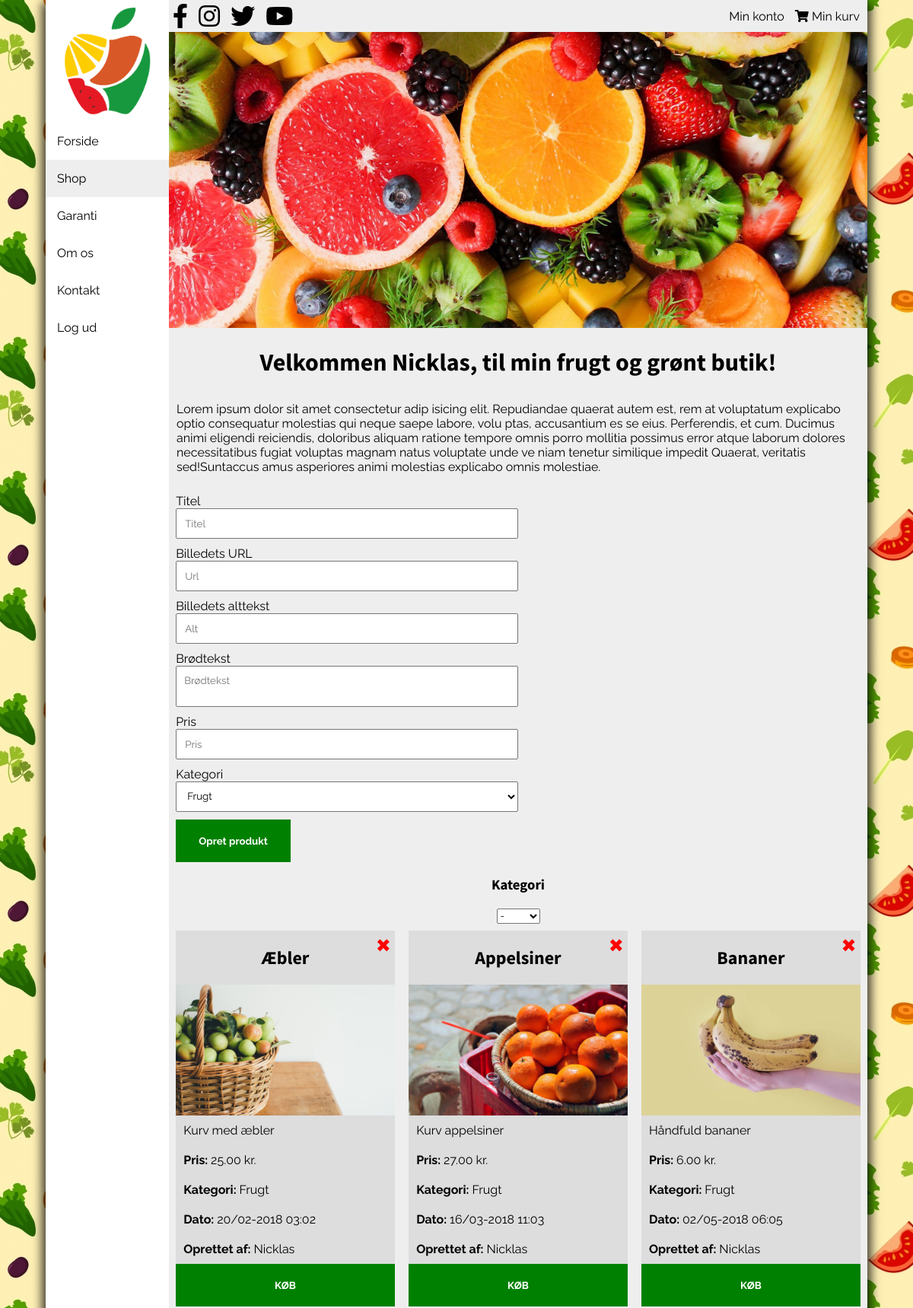
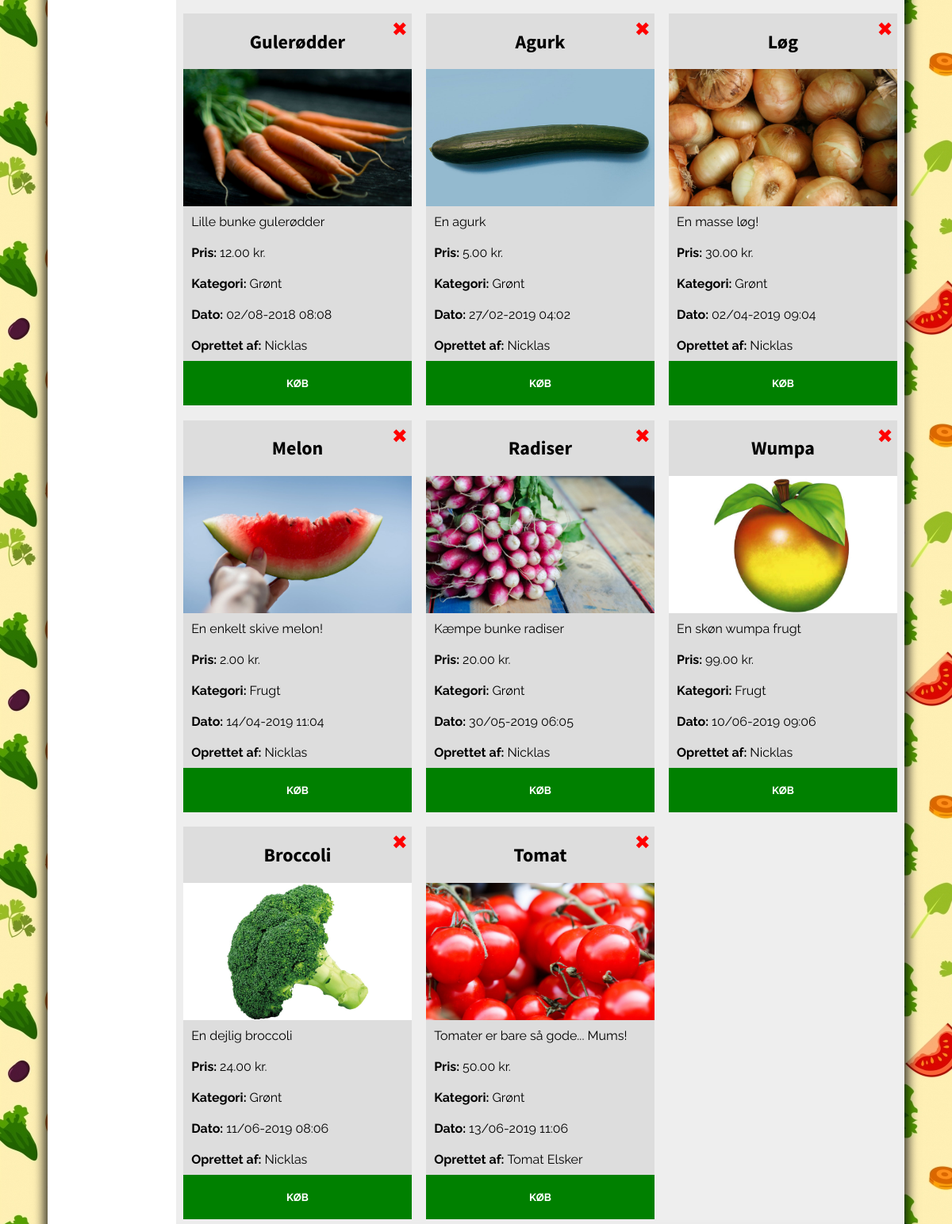
/shop.php (signed in, upper part), run on the app's committed database (2 pictures, top to bottom).
### tables this page shows
CREATE TABLE `products` (
  `productId` int(5) NOT NULL,
  `title` varchar(50) NOT NULL,
  `text` varchar(100) NOT NULL,
  `category` varchar(30) NOT NULL,
  `authorId` int(5) NOT NULL,
  `imgUrl` varchar(50) NOT NULL,
  `imgAlt` varchar(50) NOT NULL,
  `price` double(10,2) NOT NULL,
  `date` int(10) NOT NULL
);

CREATE TABLE `users` (
  `userId` int(3) NOT NULL,
  `dbUsername` varchar(30) NOT NULL,
  `dbPassword` varchar(255) NOT NULL,
  `accessLevel` int(1) NOT NULL DEFAULT '3'
);

### assets/getArticles.php (the view, shortened to what this page needs)
<?php
require_once "connect.php";
$statement = $dbh->prepare("SELECT * FROM products JOIN users ON products.authorId = users.userId");
$statement->execute();
while ($row = $statement->fetch(PDO::FETCH_ASSOC)) { ?>
    <article>
        <h2><?php echo $row['title'] ?></h2>
        <img src="img/<?php echo $row['imgUrl'] ?>" alt="<?php echo $row['imgAlt'] ?>" onerror="this.src='img/placeholder.jpg'">
        <p><?php echo $row['text'] ?></p>
        <p><span>Pris: </span><?php echo $row['price'] ?> kr.</p>
        <p><span>Kategori: </span><?php echo $row['category'] ?></p>
        <p><span>Dato: </span><?php echo date("d/m-Y h:m", $row['date']) ?></p>
        <p><span>Oprettet af: </span><?php echo $row['dbUsername'] ?></p>
        <?php
        if (isset($_SESSION['accessLevel'])) {
            if ($_SESSION['accessLevel'] == 1 || ($_SESSION['accessLevel'] == 2 && $row['userId'] == $_SESSION['id'])) {
                echo "<a class='delete' title='DELETE' href='assets/deleteArticle.php?id=" . $row['productId'] . "'>&#10006</a>";
            }
        }
        ?>
        <button>KØB</button>
    </article>
    <?php
}
?>

### css/style.css (style rules this page uses)
body { margin: 0; background-image: url(../img/background.png); background-attachment: fixed; }
* { font-family: "Raleway", sans-serif; }
h1, h2, h3, h4, h5, h6 { font-family: "Source Sans Pro", sans-serif; }
.container p { text-align: left; padding: 10px; }
main .products article { width: 31.33%; margin: 1%; background: #ddd; display: -webkit-box; display: -ms-flexbox; display: flex; -webkit-box-orient: vertical; -webkit-box-direction: normal; -ms-flex-direction: column; flex-direction: column; -webkit-box-pack: justify; -ms-flex-pack: justify; justify-content: space-between; position: relative; }
main .products article span { font-weight: bold; }
main .products article p { margin: 0; }
main .products article img { width: 100%; }
main .products article .delete { position: absolute; top: 0; right: 0; color: red; font-size: 1.5rem; text-decoration: none; padding: 5px; }
main .products article button { border: none; padding: 20px; width: 100%; background-color: green; color: white; font-weight: bold; -webkit-transition: 0.3s; transition: 0.3s; }

### data on the page
products: title "Æbler", imgUrl (picture), text "Kurv med æbler", price "25.00", category "Frugt", date "20/02-2018 03:02", authorId.dbUsername "Nicklas"
products: title "Appelsiner", imgUrl+imgAlt (picture), text "Kurv appelsiner", price "27.00", category "Frugt", date "16/03-2018 11:03", authorId.dbUsername "Nicklas"
products: title "Bananer", imgUrl (picture), text "Håndfuld bananer", price "6.00", category "Frugt", date "02/05-2018 06:05", authorId.dbUsername "Nicklas"
products: title "Gulerødder", imgUrl (picture), text "Lille bunke gulerødder", price "12.00", category "Grønt", date "02/08-2018 08:08", authorId.dbUsername "Nicklas"
products: title "Agurk", imgUrl (picture), text "En agurk", price "5.00", category "Grønt", date "27/02-2019 04:02", authorId.dbUsername "Nicklas"
products: title "Løg", imgUrl (picture), text "En masse løg!", price "30.00", category "Grønt", date "02/04-2019 09:04", authorId.dbUsername "Nicklas"
products: title "Melon", imgUrl (picture), text "En enkelt skive melon!", price "2.00", category "Frugt", date "14/04-2019 11:04", authorId.dbUsername "Nicklas"
products: title "Radiser", imgUrl (picture), text "Kæmpe bunke radiser", price "20.00", category "Grønt", date "30/05-2019 06:05", authorId.dbUsername "Nicklas"
products: title "Wumpa", imgUrl (picture), text "En skøn wumpa frugt", price "99.00", category "Frugt", date "10/06-2019 09:06", authorId.dbUsername "Nicklas"
products: title "Broccoli", imgUrl (picture), text "En dejlig broccoli", price "24.00", category "Grønt", date "11/06-2019 08:06", authorId.dbUsername "Nicklas"
products: title "Tomat", imgUrl (picture), text "Tomater er bare så gode... Mums!", price "50.00", category "Grønt", date "13/06-2019 11:06", authorId.dbUsername "Tomat Elsker"

### other printed values
$_SESSION['username'] "Nicklas"
